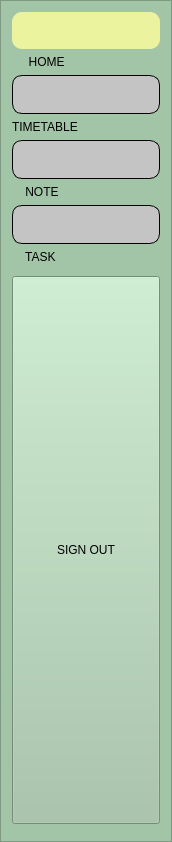
   <widget class="QFrame" name="leftBar">
    <property name="geometry">
     <rect>
      <x>0</x>
      <y>100</y>
      <width>91</width>
      <height>551</height>
     </rect>
    </property>
    <property name="styleSheet">
     <string notr="true">

position: absolute;
width: 140px;
height: 540px;
left: 0px;
top: 100px;

background: #A3C5A7;</string>
    </property>
    <property name="frameShape">
     <enum>QFrame::StyledPanel</enum>
    </property>
    <property name="frameShadow">
     <enum>QFrame::Raised</enum>
    </property>
    <layout class="QVBoxLayout" name="verticalLayout_7">
     <item>
      <layout class="QVBoxLayout" name="verticalLayout_6">
       <item>
        <layout class="QVBoxLayout" name="verticalLayout_2">
         <item>
          <widget class="QPushButton" name="homeButton">
           <property name="cursor">
            <cursorShape>ArrowCursor</cursorShape>
           </property>
           <property name="toolTip">
            <string>&lt;html&gt;&lt;head/&gt;&lt;body&gt;&lt;p&gt;&lt;br/&gt;home&lt;/p&gt;&lt;p&gt;&lt;br/&gt;&lt;/p&gt;&lt;/body&gt;&lt;/html&gt;</string>
           </property>
           <property name="whatsThis">
            <string>&lt;html&gt;&lt;head/&gt;&lt;body&gt;&lt;p&gt;home&lt;/p&gt;&lt;/body&gt;&lt;/html&gt;</string>
           </property>
           <property name="styleSheet">
            <string notr="true">position: absolute;

image: url(D:/NotaProject/pics/home.png);
width: 120px;
height: 37px;
left: 7px;
top: 16px;
text-align: right;
background: #ECF39E;
      
border-radius: 10px;
</string>
           </property>
           <property name="text">
            <string/>
           </property>
          </widget>
         </item>
         <item>
          <widget class="QLabel" name="home_label">
           <property name="styleSheet">
            <string notr="true">text-align: center;</string>
           </property>
           <property name="text">
            <string>     HOME</string>
           </property>
          </widget>
         </item>
        </layout>
       </item>
       <item>
        <layout class="QVBoxLayout" name="verticalLayout_3">
         <item>
          <widget class="QPushButton" name="timeTableButton">
           <property name="cursor">
            <cursorShape>PointingHandCursor</cursorShape>
           </property>
           <property name="styleSheet">
            <string notr="true">image: url(D:/NotaProject/pics/timetable.png);
position: absolute;
width: 120px;
height: 37px;
left: 7px;
top: 160px;
text-align: right;
background: #C4C4C4;
border: 1px solid #000000;

border-radius: 10px;
text-align: center;</string>
           </property>
           <property name="text">
            <string/>
           </property>
          </widget>
         </item>
         <item>
          <widget class="QLabel" name="timeTable_label">
           <property name="text">
            <string>TIMETABLE</string>
           </property>
          </widget>
         </item>
        </layout>
       </item>
       <item>
        <layout class="QVBoxLayout" name="verticalLayout_4">
         <item>
          <widget class="QPushButton" name="noteButton">
           <property name="cursor">
            <cursorShape>PointingHandCursor</cursorShape>
           </property>
           <property name="styleSheet">
            <string notr="true">image: url(D:/NotaProject/pics/writing.png);
position: absolute;
width: 120px;
height: 37px;
left: 7px;
top: 160px;
text-align: right;
background: #C4C4C4;
border: 1px solid #000000;

border-radius: 10px;</string>
           </property>
           <property name="text">
            <string/>
           </property>
          </widget>
         </item>
         <item>
          <widget class="QLabel" name="note_label">
           <property name="text">
            <string>    NOTE</string>
           </property>
          </widget>
         </item>
        </layout>
       </item>
       <item>
        <layout class="QVBoxLayout" name="verticalLayout_5">
         <item>
          <widget class="QPushButton" name="taskButton">
           <property name="cursor">
            <cursorShape>PointingHandCursor</cursorShape>
           </property>
           <property name="styleSheet">
            <string notr="true">image: url(D:/NotaProject/pics/task.png);
position: absolute;
width: 120px;
height: 37px;
left: 7px;
top: 160px;
text-align: right;
background: #C4C4C4;
border: 1px solid #000000;

border-radius: 10px;</string>
           </property>
           <property name="text">
            <string/>
           </property>
          </widget>
         </item>
         <item>
          <widget class="QLabel" name="task_label">
           <property name="text">
            <string>    TASK</string>
           </property>
          </widget>
         </item>
        </layout>
       </item>
      </layout>
     </item>
     <item>
      <widget class="QFrame" name="emptyFrameInLeftBar">
       <property name="frameShape">
        <enum>QFrame::StyledPanel</enum>
       </property>
       <property name="frameShadow">
        <enum>QFrame::Raised</enum>
       </property>
      </widget>
     </item>
     <item>
      <widget class="QPushButton" name="signOutButton">
       <property name="cursor">
        <cursorShape>PointingHandCursor</cursorShape>
       </property>
       <property name="styleSheet">
        <string notr="true">position: absolute;
width: 65px;
height: 40px;
left: 29px;
top: 346px;
background: #EC8E65;
border-radius: 15px;

QPushButton:hover#signOutButton{
	background-color: rgb(148, 194, 130);
	border-radius: 20px;
	color: rgb(255, 255, 255);
	font: 14pt;
                                       }</string>
       </property>
       <property name="text">
        <string>SIGN OUT</string>
       </property>
      </widget>
     </item>
     <item>
      <widget class="QFrame" name="flower_frame">
       <property name="styleSheet">
        <string notr="true">width: 126px;
image: url(D:/NotaProject/pics/sunlight.png);
height: 126px;
left: 7px;
top: 414px;
</string>
       </property>
       <property name="frameShape">
        <enum>QFrame::StyledPanel</enum>
       </property>
       <property name="frameShadow">
        <enum>QFrame::Raised</enum>
       </property>
      </widget>
     </item>
    </layout>
   </widget>
